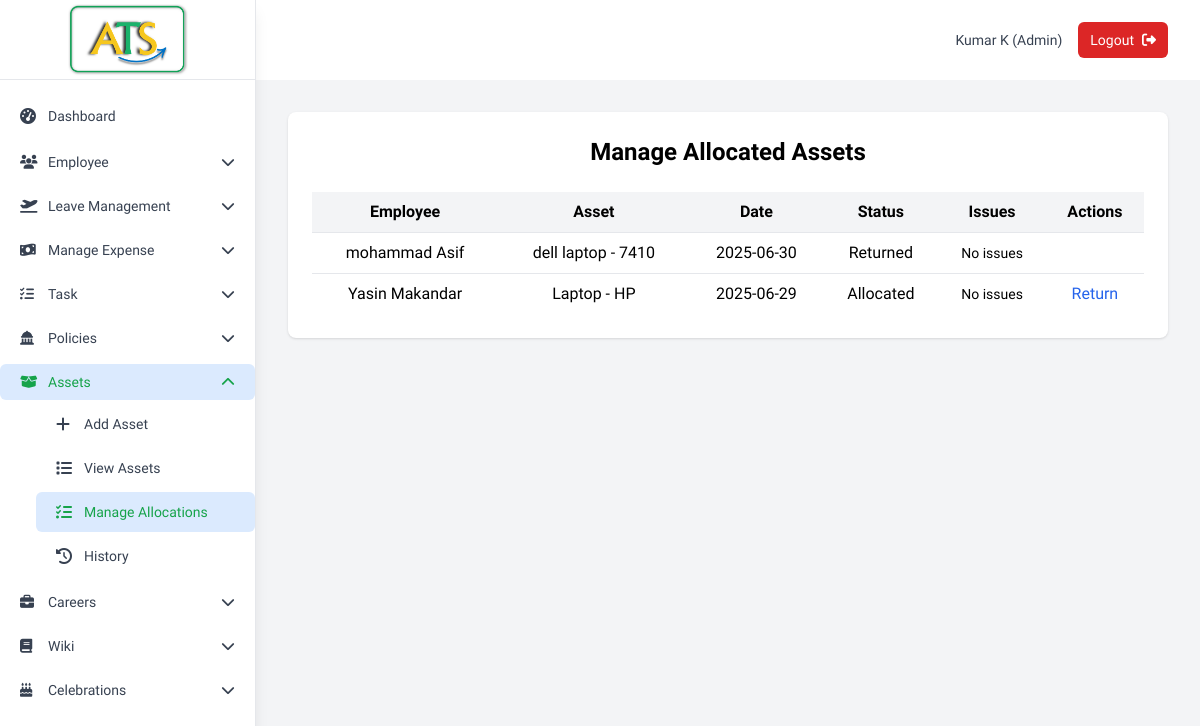
/admin/manage_allocation (signed in), run on the app's committed database.
### tables this page shows
CREATE TABLE "TblAllocateAssets" (
    AllocatedId INTEGER PRIMARY KEY AUTOINCREMENT,
    AssetId INTEGER NOT NULL,
    EmployeeId INTEGER NOT NULL,
    AllocateDate DATE,
    Status TEXT(50),
    AllocatedBy TEXT,
    Description TEXT,
    FOREIGN KEY(AssetId) REFERENCES TblAssets(AssetId),
    FOREIGN KEY(EmployeeId) REFERENCES tbl_employee(emp_id)
);

CREATE TABLE tbl_employee (
                emp_id INTEGER PRIMARY KEY AUTOINCREMENT,
                first_name TEXT NOT NULL,
                last_name TEXT NOT NULL,
                gender TEXT NOT NULL,
                dob DATE NOT NULL,
                address TEXT NOT NULL,
                phone_no TEXT NOT NULL,
                email TEXT UNIQUE NOT NULL,
                password TEXT NOT NULL,
                status TEXT DEFAULT 'active',
                emp_type TEXT DEFAULT 'emp',
                inserted_date DATETIME DEFAULT CURRENT_TIMESTAMP
            );

CREATE TABLE TblAssets (
    AssetId INTEGER PRIMARY KEY AUTOINCREMENT,
    ItemName TEXT(250),
    Model TEXT(100),
    Price REAL,
    Descriptions TEXT(500),
    Status TEXT(50)
);

### app.py (the view)
@app.route('/admin/manage_allocation')
def manage_allocation():
    conn = get_db_connection()
    rows = conn.execute('''
        SELECT aa.*, a.ItemName, a.Model, e.first_name, e.last_name,
            (
                SELECT GROUP_CONCAT(IssueId || '##' || IssueText, '||')
                FROM TblAssetIssues
                WHERE AssetId = aa.AssetId AND EmployeeId = aa.EmployeeId AND Status = 'Open'
            ) AS Issues
        FROM TblAllocateAssets aa
        JOIN TblAssets a ON aa.AssetId = a.AssetId
        JOIN tbl_employee e ON aa.EmployeeId = e.emp_id
        ORDER BY aa.AllocateDate DESC
    ''').fetchall()
    return render_template('manage_allocation.html', allocations=rows)

### app.py (called while the page is built)
def get_db_connection():
    conn = sqlite3.connect('project_tracking.db')
    conn.row_factory = sqlite3.Row
    return conn

### templates/manage_allocation.html (shortened to what this page needs)
{% extends "base.html" %}
{% block content %}
<div class="max-w-6xl mx-auto bg-white shadow rounded-lg p-6">
    <h2 class="text-2xl font-bold mb-6 text-center">Manage Allocated Assets</h2>
    <div class="overflow-x-auto">
    <table class="w-full">
        <thead class="bg-gray-100">
            <tr>
                <th class="p-2 text-center">Employee</th>
                <th class="p-2 text-center">Asset</th>
                <th class="p-2 text-center">Date</th>
                <th class="p-2 text-center">Status</th>
                <th class="p-2 text-center">Issues</th>
                <th class="p-2 text-center">Actions</th>
            </tr>
        </thead>
        <tbody>
            {% for row in allocations %}
            <tr class="border-t">
                <td class="p-2 text-center">{{ row['first_name'] }} {{ row['last_name'] }}</td>
                <td class="p-2 text-center">{{ row['ItemName'] }} - {{ row['Model'] }}</td>
                <td class="p-2 text-center">{{ row['AllocateDate'] }}</td>
                <td class="p-2 text-center">{{ row['Status'] }}</td>
                <td class="p-2 text-center text-sm">
                    {% if row['Issues'] %}
                        <ul class="text-center list-disc list-inside">
                            {% for issue in row['Issues'].split('||') %}
                                {% set parts = issue.split('##') %}
                                {% set issue_id = parts[0] %}
                                {% set issue_text = parts[1] %}
                                <li>
                                    <span class="text-red-600">{{ issue_text }}</span>
                                    <form method="POST" action="{{ url_for('resolve_issue', issue_id=issue_id) }}" class="mt-1">
                                        <input type="text" name="resolved_comment" required
                                            class="border text-sm p-1 rounded w-48" placeholder="Resolution comment">
                                        <button type="submit"
                                                class="text-xs bg-green-600 text-white px-2 py-1 rounded hover:bg-green-700 ml-1">
                                            Mark Resolved
                                        </button>
                                    </form>
                                </li>
                            {% endfor %}
                        </ul>
                    {% else %}
                        No issues
                    {% endif %}
                </td>
                <td class="p-2 text-center">
                    {% if row['Status'] == 'Allocated' %}
                        <a href="{{ url_for('edit_allocation', alloc_id=row['AllocatedId']) }}" class="text-blue-600 hover:underline">Return</a>
                    {% endif %}
                </td>
            </tr>
            {% endfor %}
        </tbody>
    </table>
    </div>
</div>
{% endblock %}

### templates/base.html (shortened to what this page needs)
<!DOCTYPE html>
<html lang="en">
<head>
    <link href="https://cdn.jsdelivr.net/npm/tailwindcss@2.2.19/dist/tailwind.min.css" rel="stylesheet">
    <link href="https://cdnjs.cloudflare.com/ajax/libs/font-awesome/5.15.4/css/all.min.css" rel="stylesheet">
    <script src="https://cdn.tailwindcss.com"></script>
    <link rel="stylesheet" href="https://cdnjs.cloudflare.com/ajax/libs/font-awesome/6.7.2/css/all.min.css"
 />
    <link href="https://cdn.quilljs.com/1.3.6/quill.snow.css" rel="stylesheet">
</head>
<body class="bg-gray-100 antialiased">
    {% if session.user_id %}
    {% set SIDEBAR_W = '64' %}
    {% set employee_active = request.endpoint in ['add_employee','view_employees'] %}
    {% set project_active = request.endpoint in ['add_project','view_projects'] %}
    {% set leave_active = request.endpoint in ['admin_leave_types', 'admin_leave_requests', 'admin_leave_summary'] %}
    {% set expense_active = request.endpoint in ['admin_expense_types','expense', 'existing_expenses'] %}
    {% set task_active = request.endpoint in ['add_task','view_tasks'] %}
    {% set asset_active = request.endpoint in ['add_asset','view_assets','manage_allocation','asset_history'] %}
    {% set careers_active = request.endpoint in ['add_job', 'view_jobs', 'employee_careers'] %}
    {% set wiki_active = request.endpoint in ['admin_wiki_categories','add_wiki','view_wikis','edit_wiki'] %}
    {% set celebrations_active = request.endpoint in ['admin_employee_celebrations', 'employee_celebrations'] %}
    {% set admin_dashboard_active = request.endpoint == 'admin_dashboard' %}
    {% set employee_dashboard_active = request.endpoint == 'employee_dashboard' %}
    {% set admin_wiki_views_active = request.endpoint == 'admin_wiki_views' %}
    {% set employee_wiki_list_active = request.endpoint == 'employee_wiki_list' %}
    {% set add_wiki_active = request.endpoint == 'add_wiki' %}
    {% set view_wikis_active = request.endpoint == 'view_wikis' %}
    {% set is_policies_active = request.endpoint in ['list_policies', 'add_policy'] %}
    {% set employee_assets_active = request.endpoint in ['employee_assets'] %}
    {% set employee_policies_active = request.endpoint == 'employee_policies' %}
    <aside id="sidebar" class="hidden md:block fixed top-0 left-0 h-screen w-{{ SIDEBAR_W }} bg-white shadow-lg z-40">
        <div class="flex flex-col h-full">
            <div class="flex items-center justify-center h-20 border-b border-r">
                <a href="/">
                    <img src="{{ url_for('static', filename='images/ATS.png') }}" alt="Logo"
                        class="h-[4.5rem] w-auto object-contain">
                </a>
            </div>
            <nav class="flex-1 overflow-y-auto py-4 space-y-2 text-sm border-r">
                {% macro navlink(label, icon, endpoint) -%}
                {% set active = request.endpoint == endpoint %}
                <a href="{{ url_for(endpoint) }}" class="flex items-center px-5 py-2 rounded-md transition
                              {{ 'bg-blue-100 text-green-600 font-medium' if active
                                 else 'text-gray-700 hover:bg-gray-100' }}">
                    <i class="{{ icon }} w-4 mr-3 text-base"></i> {{ label }}
                </a>
                {%- endmacro %}
                {{ navlink('Dashboard','fas fa-tachometer-alt',
                session.emp_type=='admin' and 'admin_dashboard'
                or 'employee_dashboard') }}
                {% if session.emp_type == 'admin' %}
                <details class="group" {{ 'open' if employee_active else '' }}>
                    <summary class="flex items-center px-5 py-2 cursor-pointer rounded-md
                                        {{ 'bg-blue-100 text-green-600 font-medium' if employee_active
                                           else 'text-gray-700 hover:bg-gray-100' }}">
                        <i class="fas fa-users w-4 mr-3"></i> Employee
                        <i class="fas fa-chevron-down ml-auto transform transition group-open:rotate-180"></i>
                    </summary>
                </details>
                <details class="group" {{ 'open' if leave_active else '' }}>
                    <summary class="flex items-center px-5 py-2 cursor-pointer rounded-md
                                        {{ 'bg-blue-100 text-green-600 font-medium' if leave_active
                                           else 'text-gray-700 hover:bg-gray-100' }}">
                        <i class="fas fa-plane-departure w-4 mr-3"></i> Leave Management
                        <i class="fas fa-chevron-down ml-auto transform transition group-open:rotate-180"></i>
                    </summary>
                </details>
                <details class="group" {{ 'open' if expense_active else '' }}>
                    <summary class="flex items-center px-5 py-2 cursor-pointer rounded-md
                                        {{ 'bg-blue-100 text-green-600 font-medium' if expense_active
                                           else 'text-gray-700 hover:bg-gray-100' }}">
                        <i class="fas fa-money-bill-wave w-4 mr-3"></i> Manage Expense
                        <i class="fas fa-chevron-down ml-auto transform transition group-open:rotate-180"></i>
                    </summary>
                </details>
                <details class="group" {{ 'open' if task_active else '' }}>
                    <summary class="flex items-center px-5 py-2 cursor-pointer rounded-md
                                        {{ 'bg-blue-100 text-green-600 font-medium' if task_active
                                           else 'text-gray-700 hover:bg-gray-100' }}">
                        <i class="fas fa-tasks w-4 mr-3"></i> Task
                        <i class="fas fa-chevron-down ml-auto transform transition group-open:rotate-180"></i>
                    </summary>
                </details>
                <details class="group" {{ 'open' if is_policies_active else '' }}>
                    <summary class="flex items-center px-5 py-2 cursor-pointer rounded-md
                        {{ 'bg-blue-100 text-green-600 font-medium' if is_policies_active
                           else 'text-gray-700 hover:bg-gray-100' }}">
                        <i class="fas fa-solid fa-landmark-dome w-4 mr-3"></i> Policies
                        <i class="fas fa-chevron-down ml-auto transform transition group-open:rotate-180"></i>
                    </summary>
                </details>
                <details class="group" {{ 'open' if request.endpoint in ['add_asset','view_assets', 'manage_allocation'
                    , 'asset_history' ] else '' }}>
                    <summary class="flex items-center px-5 py-2 cursor-pointer rounded-md
                                        {{ 'bg-blue-100 text-green-600 font-medium' if request.endpoint in ['add_asset','view_assets', 'manage_allocation', 'asset_history']
                                        else 'text-gray-700 hover:bg-gray-100' }}">
                        <i class="fas fa-box-open w-4 mr-3"></i> Assets
                        <i class="fas fa-chevron-down ml-auto transform transition group-open:rotate-180"></i>
                    </summary>
                    <div class="pl-9 mt-1 space-y-1">
                        {{ navlink('Add Asset','fas fa-plus','add_asset') }}
                        {{ navlink('View Assets','fas fa-list','view_assets') }}
                        {{ navlink('Manage Allocations','fas fa-tasks','manage_allocation') }}
                        {{ navlink('History','fas fa-history','asset_history') }}
                    </div>
                </details>
                <details class="group" {{ 'open' if request.endpoint in ['add_job', 'view_jobs' , 'employee_careers' ]
                    else '' }}>
                    <summary class="flex items-center px-5 py-2 cursor-pointer rounded-md
                                        {{ 'bg-blue-100 text-green-600 font-medium' if request.endpoint in ['add_job', 'view_jobs', 'employee_careers']
                                        else 'text-gray-700 hover:bg-gray-100' }}">
                        <i class="fas fa-briefcase w-4 mr-3"></i> Careers
                        <i class="fas fa-chevron-down ml-auto transform transition group-open:rotate-180"></i>
                    </summary>
                </details>
                <details class="group" {{ 'open' if request.endpoint in
                    ['admin_wiki_categories','add_wiki','view_wikis','edit_wiki', 'admin_wiki_views' ] else '' }}>
                    <summary
                        class="flex items-center px-5 py-2 cursor-pointer rounded-md
                                        {{ 'bg-blue-100 text-green-600 font-medium' if request.endpoint in ['admin_wiki_categories','add_wiki','view_wikis','edit_wiki', 'admin_wiki_views'] else 'text-gray-700 hover:bg-gray-100' }}">
                        <i class="fas fa-book w-4 mr-3"></i> Wiki
                        <i class="fas fa-chevron-down ml-auto transform transition group-open:rotate-180"></i>
                    </summary>
                </details>
                <details class="group" {{ 'open' if celebrations_active else '' }}>
                    <summary class="flex items-center px-5 py-2 cursor-pointer rounded-md
                        {{ 'bg-blue-100 text-green-600 font-medium' if celebrations_active
                           else 'text-gray-700 hover:bg-gray-100' }}">
                        <i class="fas fa-birthday-cake w-4 mr-3"></i> Celebrations
                        <i class="fas fa-chevron-down ml-auto transform transition group-open:rotate-180"></i>
                    </summary>
                </details>
                {% endif %}
            </nav>
        </div>
    </aside>
    <nav class="bg-white sticky top-0 z-30
                flex items-center justify-center h-[5rem] px-4 sm:px-8">
        <div class="ml-auto flex items-center justify-center space-x-4">
            <span class="hidden sm:block text-sm text-gray-700">
                {{ session.first_name }} {{ session.last_name }} ({{ session.emp_type.title() }})
            </span>
            <button id="logoutButton" class="flex items-center gap-2 px-3 py-2 rounded-md bg-red-600 hover:bg-red-700
                           text-white text-sm font-medium focus:outline-none">
                <span class="hidden sm:inline">Logout</span>
                <i class="fas fa-sign-out-alt text-sm"></i>
            </button>
        </div>
    </nav>
    {% endif %}
    <div class="{% if session.user_id %}md:ml-{{ SIDEBAR_W }}{% endif %}">
        <main class="py-8 px-4 sm:px-6 lg:px-8 max-w-7xl mx-auto">
            {% block content %}{% endblock %}
        </main>
    </div>
</body>
</html>

### templates/base.html (style rules this page uses)
html { scroll-behavior: smooth }
body { font-family: "Plus Jakarta Sans", sans-serif }

### data on the page
TblAllocateAssets: first_name "Kumar", first_name "mohammad", last_name "Asif", ItemName "dell laptop", Model "7410", AllocateDate "2025-06-30", Status "Returned"
TblAllocateAssets: first_name "Yasin", last_name "Makandar", ItemName "Laptop", Model "HP", AllocateDate "2025-06-29", Status "Allocated"

### other printed values
{{ label }} "Dashboard Add Asset View Assets Manage Allocations History"
{{ session.last_name }} "K"
{{ session.emp_type.title() }} "Admin"
